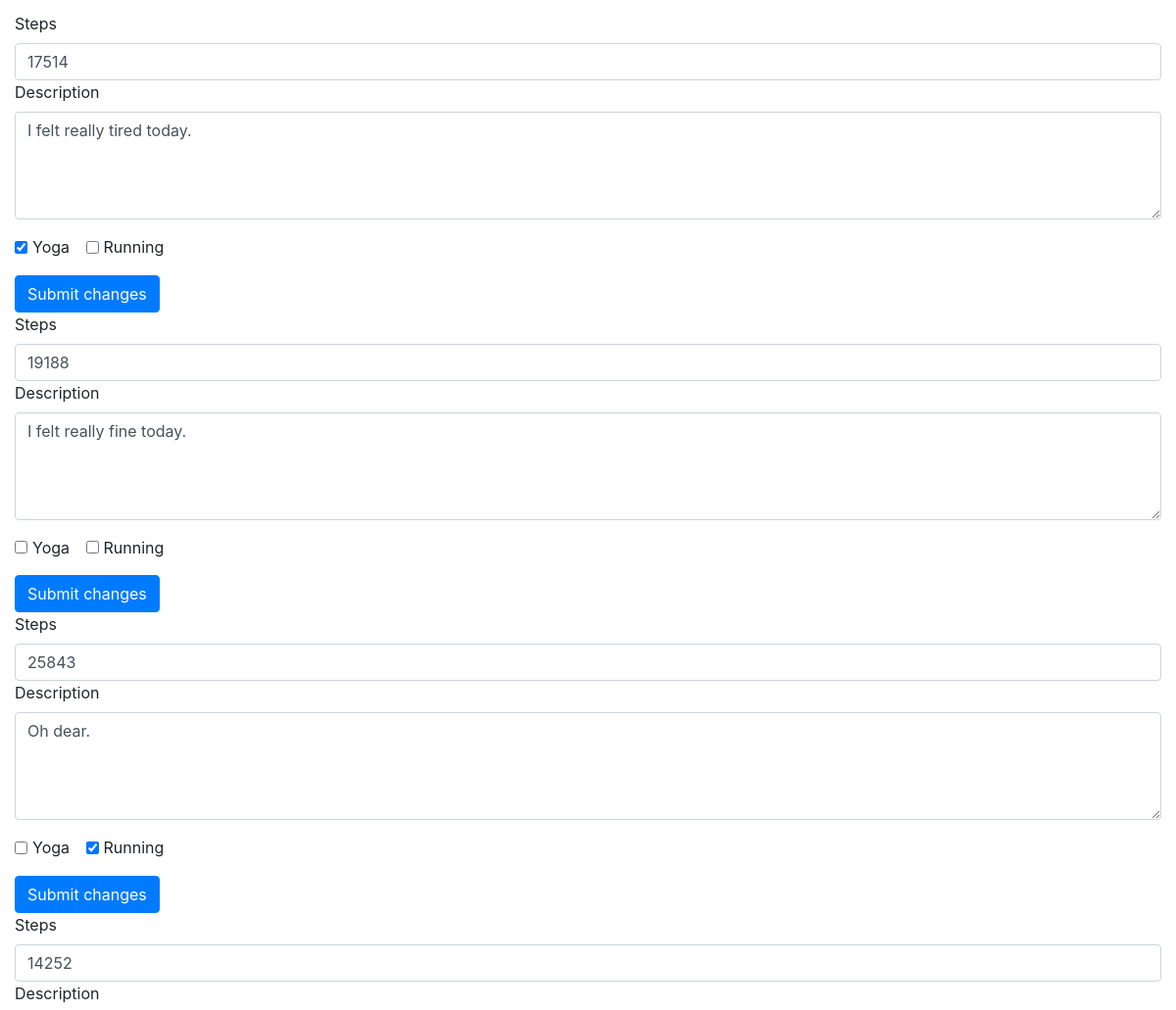
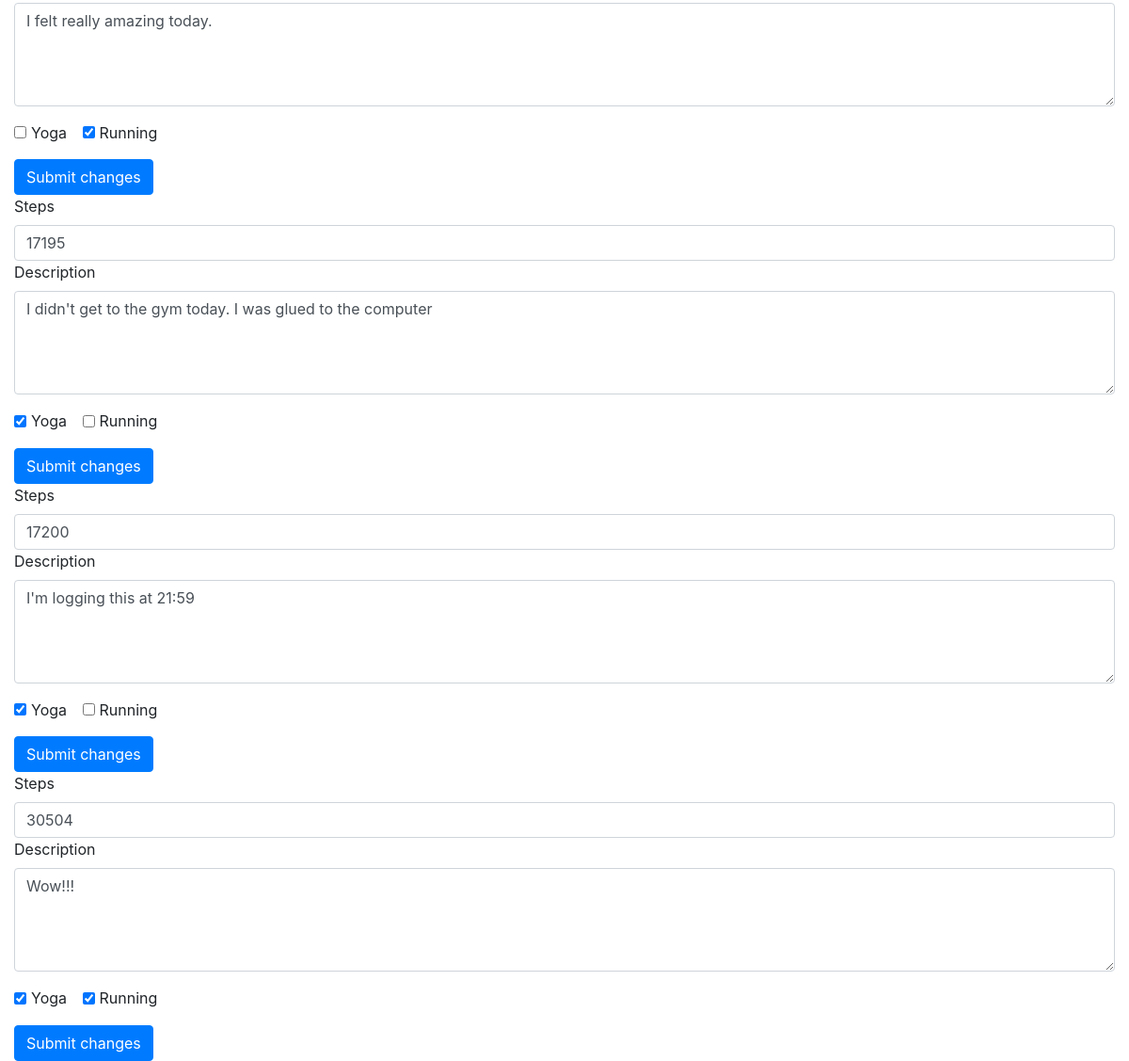
Before: /multi (lower part) with the older database file (2 pictures, top to bottom).
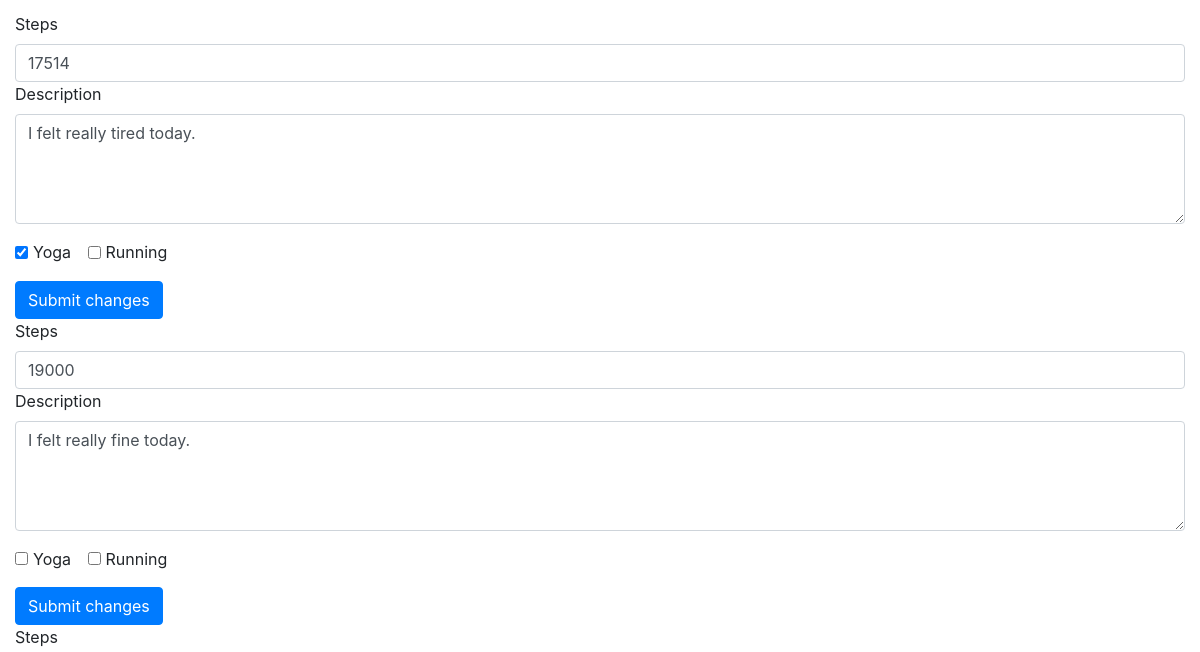
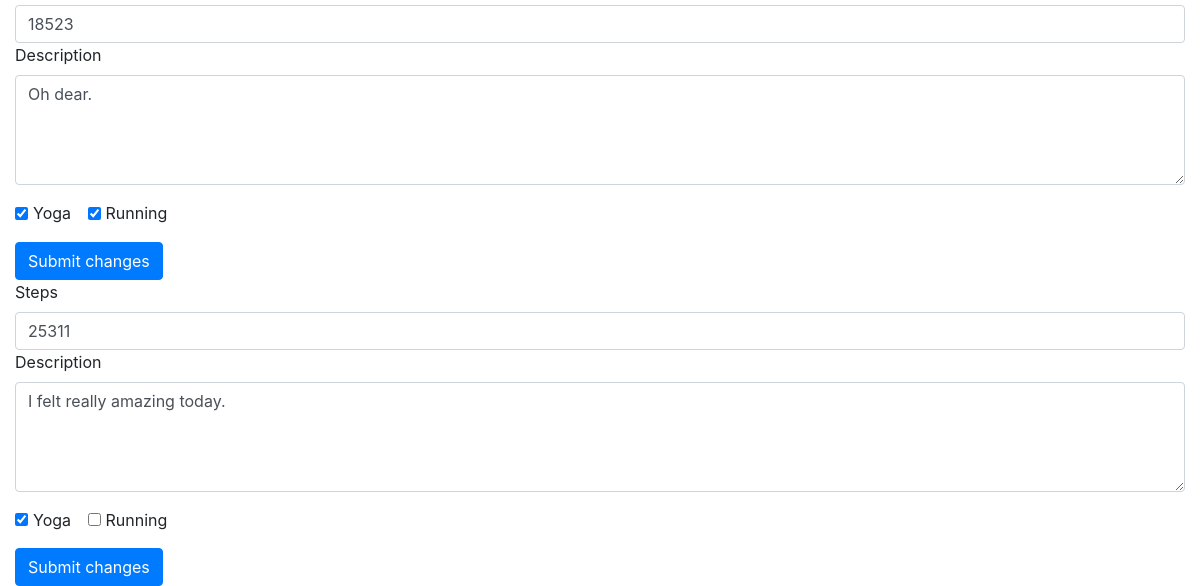
After: the same page with the newer database file (2 pictures, top to bottom).
### app/models.py (models this page shows, shortened)
class JournalEntry(db.Model):
    id = db.Column(db.Integer, primary_key=True)
    date = db.Column(db.Date, default=datetime.datetime.now(), unique=True, index=True)
    steps = db.Column(db.Integer)
    description = db.Column(db.Text())
    yoga = db.Column(db.Boolean, default=False)
    running = db.Column(db.Boolean, default=False)
    user_id = db.Column(db.Integer, db.ForeignKey('user.id'))

### app/routes.py (the view)
@app.route('/multi')
def multi_entries():
    entries = JournalEntry.query.all()
    return render_template('multi.html', title="Manage Your Multi Entries", entries=entries)

### app/templates/multi.html (shortened to what this page needs)
{% extends "base.html" %} {% block content %}
<div class='container-fluid'>
    {% for entry in entries %}
    <form method="POST" action="/multi/{{entry.id}}/edit">
        <div class="form-group">
            <label for="steps">Steps</label>
            <input class="form-control" value="{{entry.steps}}" name="new_steps" placeholder={{entry.steps}}>
            <label for="description">Description</label>
            <textarea class="form-control" value="{{entry.description}}" name="new_description" rows="4">{{entry.description}}</textarea>
        </div>
        <div class="form-group">
            <div class="form-check form-check-inline">
                <input class="form-check-input" type="checkbox" name="yoga" id="yoga" value="{{entry.yoga}}" {% if entry.yoga %} checked {% endif %}>
                <label class="form-check-label" for="yoga">Yoga</label>
            </div>
            <div class="form-check form-check-inline">
                <input class="form-check-input" type="checkbox" name="running" id="running" value="{{entry.running}}" {% if entry.running %} checked {% endif %}>
                <label class="form-check-label" for="running">Running</label>
            </div>
        </div>
        <button type="submit" class="btn btn-primary" value="Edit ">Submit changes</button>
    </form>
    {% endfor %}
</div>
{% endblock %}

Changed rows visible on the page:
removed JournalEntry: new_steps "17195", new_description "I didn't get to the gym today. I was glued to the computer", yoga "☑"
removed JournalEntry: new_steps "17200", new_description "I'm logging this at 21:59", yoga "☑"
removed JournalEntry: new_steps "30504", new_description "Wow!!!", yoga "☑", running "☑"
changed JournalEntry "I felt really fine today.": new_steps "19188" → "19000"
changed JournalEntry "Oh dear.": new_steps "25843" → "18523"; yoga "☐" → "☑"
changed JournalEntry "I felt really amazing today.": new_steps "14252" → "25311"; yoga "☐" → "☑"; running "☑" → "☐"
